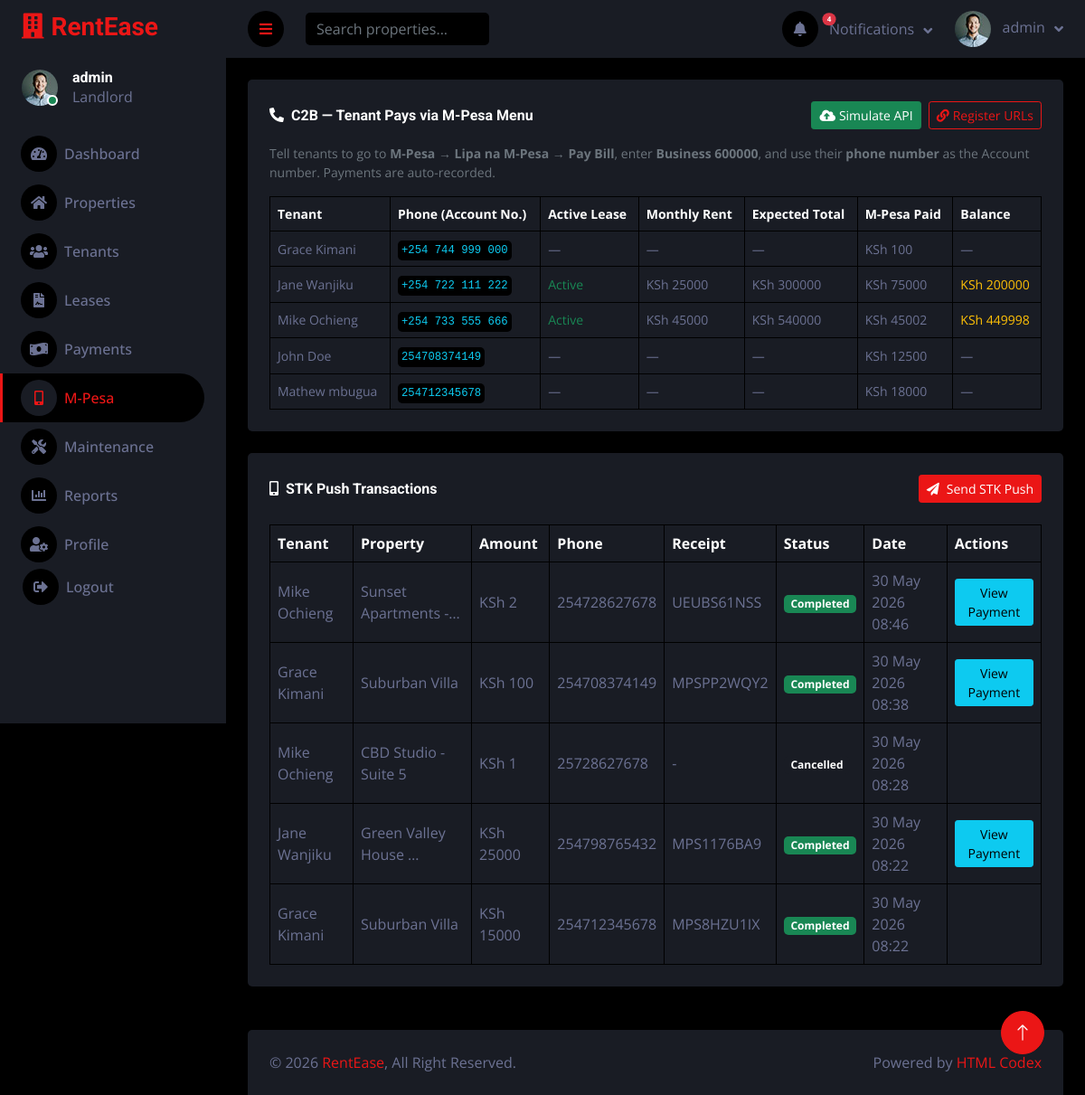
/mpesa/ (signed in), run on the app's committed database.
### core/models.py (models this page shows, shortened)
class Tenant(models.Model):
    STATUS_CHOICES = [
        ('active', 'Active'),
        ('inactive', 'Inactive'),
    ]
    name = models.CharField(max_length=200)
    email = models.EmailField(unique=True)
    phone = models.CharField(max_length=50)
    id_number = models.CharField(max_length=100, blank=True)
    emergency_contact = models.CharField(max_length=50, blank=True)
    emergency_name = models.CharField(max_length=200, blank=True)
    address = models.TextField(blank=True)
    occupation = models.CharField(max_length=200, blank=True)
    notes = models.TextField(blank=True)
    status = models.CharField(max_length=50, choices=STATUS_CHOICES, default='active')
    created_at = models.DateTimeField(auto_now_add=True)
    updated_at = models.DateTimeField(auto_now=True)
    class Meta:
        ordering = ['-created_at']

class MpesaTransaction(models.Model):
    STATUS_CHOICES = [
        ('pending', 'Pending'),
        ('completed', 'Completed'),
        ('failed', 'Failed'),
        ('cancelled', 'Cancelled'),
    ]
    tenant = models.ForeignKey(Tenant, on_delete=models.CASCADE, related_name='mpesa_transactions')
    property = models.ForeignKey(Property, on_delete=models.CASCADE, related_name='mpesa_transactions')
    lease = models.ForeignKey(Lease, on_delete=models.SET_NULL, null=True, blank=True, related_name='mpesa_transactions')
    amount = models.DecimalField(max_digits=12, decimal_places=2, validators=[MinValueValidator(0)])
    phone = models.CharField(max_length=15)
    payment_type = models.CharField(max_length=50, choices=Payment.PAYMENT_TYPES, default='rent')
    checkout_request_id = models.CharField(max_length=100, unique=True)
    mpesa_receipt_number = models.CharField(max_length=100, blank=True)
    result_code = models.IntegerField(null=True, blank=True)
    result_desc = models.CharField(max_length=255, blank=True, default='')
    status = models.CharField(max_length=50, choices=STATUS_CHOICES, default='pending')
    payment = models.OneToOneField(Payment, on_delete=models.SET_NULL, null=True, blank=True, related_name='mpesa_transaction')
    created_at = models.DateTimeField(auto_now_add=True)
    completed_at = models.DateTimeField(null=True, blank=True)
    class Meta:
        ordering = ['-created_at']
        verbose_name = 'M-Pesa Transaction'
        verbose_name_plural = 'M-Pesa Transactions'

class Property(models.Model):
    PROPERTY_TYPES = [
        ('Apartment', 'Apartment'),
        ('House', 'House'),
        ('Studio', 'Studio'),
        ('Villa', 'Villa'),
        ('Commercial', 'Commercial'),
        ('Other', 'Other'),
    ]
    STATUS_CHOICES = [
        ('occupied', 'Occupied'),
        ('vacant', 'Vacant'),
        ('under_maintenance', 'Under Maintenance'),
    ]
    name = models.CharField(max_length=200)
    property_type = models.CharField(max_length=50, choices=PROPERTY_TYPES, default='Apartment')
    address = models.TextField()
    bedrooms = models.IntegerField(default=1)
    bathrooms = models.IntegerField(default=1)
    size_sqft = models.IntegerField(default=0)
    rent_amount = models.DecimalField(max_digits=12, decimal_places=2, validators=[MinValueValidator(0)])
    deposit = models.DecimalField(max_digits=12, decimal_places=2, validators=[MinValueValidator(0)], default=0)
    status = models.CharField(max_length=50, choices=STATUS_CHOICES, default='vacant')
    description = models.TextField(blank=True)
    created_at = models.DateTimeField(auto_now_add=True)
    updated_at = models.DateTimeField(auto_now=True)
    class Meta:
        ordering = ['-created_at']
        verbose_name_plural = 'Properties'

### core/views.py (the view)
# urls.py: path('mpesa/', views.mpesa_list, name='mpesa_list'),
@login_required
def mpesa_list(request):
    transactions = MpesaTransaction.objects.all()
    tenants = Tenant.objects.annotate(
        _paid=Sum('payments__amount', filter=Q(payments__status='paid')),
        total_paid_c2b=Sum('payments__amount', filter=Q(payments__method='M-Pesa', payments__status='paid')),
        lease_count=Count('leases', filter=Q(leases__status='active')),
    ).prefetch_related(
        models.Prefetch('leases', queryset=Lease.objects.filter(status='active'), to_attr='active_leases')
    )
    for t in tenants:
        t.total_paid = t._paid or 0
        t.monthly_rent = sum(l.rent_amount for l in t.active_leases)
        t.total_owed = sum(l.expected_total_rent() for l in t.active_leases)
        t.balance = t.total_owed - t.total_paid
    return render(request, 'core/mpesa/list.html', {
        'transactions': transactions,
        'tenants': tenants,
        'c2b_shortcode': settings.DARAJA_C2B_SHORTCODE,
    })

### core/templates/core/mpesa/list.html (shortened to what this page needs)
{% extends 'core/base.html' %}
{% block content %}
<div class="container-fluid pt-4 px-4">
    <div class="bg-secondary rounded p-4 mb-4">
        <div class="d-flex align-items-center justify-content-between mb-3">
            <h6 class="mb-0"><i class="fa fa-phone-alt me-2"></i>C2B — Tenant Pays via M-Pesa Menu</h6>
            <div class="d-flex gap-2">
                <a href="{% url 'mpesa_c2b_simulate_api' %}" class="btn btn-success btn-sm">
                    <i class="fa fa-cloud-upload-alt me-1"></i>Simulate API
                </a>
                <a href="{% url 'mpesa_c2b_register' %}" class="btn btn-outline-primary btn-sm"
                   onclick="return confirm('Register URLs with Safaricom sandbox?')">
                    <i class="fa fa-link me-1"></i>Register URLs
                </a>
            </div>
        </div>
        <p class="text-muted small mb-3">
            Tell tenants to go to <strong>M-Pesa → Lipa na M-Pesa → Pay Bill</strong>,
            enter <strong>Business {{ c2b_shortcode }}</strong>, and use their <strong>phone number</strong> as the Account number.
            Payments are auto-recorded.
        </p>
        <div class="table-responsive">
            <table class="table text-start align-middle table-bordered table-hover mb-0 small">
                <thead>
                    <tr class="text-white">
                        <th>Tenant</th>
                        <th>Phone (Account No.)</th>
                        <th>Active Lease</th>
                        <th>Monthly Rent</th>
                        <th>Expected Total</th>
                        <th>M-Pesa Paid</th>
                        <th>Balance</th>
                    </tr>
                </thead>
                <tbody>
                    {% for t in tenants %}
                    <tr>
                        <td>{{ t.name }}</td>
                        <td><code class="text-info bg-dark p-1 rounded">{{ t.phone }}</code></td>
                        <td>{% if t.lease_count %}<span class="text-success">Active{% else %}—{% endif %}</td>
                        <td>{% if t.monthly_rent %}KSh {{ t.monthly_rent|floatformat:0 }}{% else %}—{% endif %}</td>
                        <td>{% if t.total_owed %}KSh {{ t.total_owed|floatformat:0 }}{% else %}—{% endif %}</td>
                        <td>{% if t.total_paid_c2b %}KSh {{ t.total_paid_c2b|floatformat:0 }}{% else %}—{% endif %}</td>
                        <td>
                            {% if t.total_owed %}
                                {% if t.balance > 0 %}
                                    <span class="text-warning">KSh {{ t.balance|floatformat:0 }}</span>
                                {% elif t.balance == 0 %}
                                    <span class="text-success">KSh 0</span>
                                {% else %}
                                    <span class="text-info">KSh {{ t.balance|floatformat:0 }}</span>
                                {% endif %}
                            {% else %}—{% endif %}
                        </td>
                    </tr>
                    {% empty %}
                    <tr><td colspan="7" class="text-muted">No active tenants</td></tr>
                    {% endfor %}
                </tbody>
            </table>
        </div>
    </div>
</div>
<div class="container-fluid px-4 pb-4">
    <div class="bg-secondary text-center rounded p-4">
        <div class="d-flex align-items-center justify-content-between mb-4">
            <h6 class="mb-0"><i class="fa fa-mobile-alt me-2"></i>STK Push Transactions</h6>
            <a href="{% url 'mpesa_initiate' %}" class="btn btn-primary btn-sm"><i class="fa fa-paper-plane me-2"></i>Send STK Push</a>
        </div>
        <div class="table-responsive">
            <table class="table text-start align-middle table-bordered table-hover mb-0">
                <thead>
                    <tr class="text-white">
                        <th>Tenant</th>
                        <th>Property</th>
                        <th>Amount</th>
                        <th>Phone</th>
                        <th>Receipt</th>
                        <th>Status</th>
                        <th>Date</th>
                        <th>Actions</th>
                    </tr>
                </thead>
                <tbody>
                    {% for t in transactions %}
                    <tr>
                        <td>{{ t.tenant.name }}</td>
                        <td>{{ t.property.name|truncatechars:20 }}</td>
                        <td>KSh {{ t.amount|floatformat:0 }}</td>
                        <td>{{ t.phone }}</td>
                        <td>{{ t.mpesa_receipt_number|default:'-' }}</td>
                        <td>
                            {% if t.status == 'pending' %}
                                <span class="badge bg-warning text-dark">Pending</span>
                            {% elif t.status == 'completed' %}
                                <span class="badge bg-success">Completed</span>
                            {% elif t.status == 'failed' %}
                                <span class="badge bg-danger">Failed</span>
                            {% elif t.status == 'cancelled' %}
                                <span class="badge bg-secondary">Cancelled</span>
                            {% endif %}
                        </td>
                        <td>{{ t.created_at|date:"d M Y H:i" }}</td>
                        <td>
                            {% if t.status == 'pending' %}
                                <a class="btn btn-sm btn-success" href="{% url 'mpesa_confirm' t.pk %}"><i class="fa fa-check"></i></a>
                                <a class="btn btn-sm btn-danger" href="{% url 'mpesa_fail' t.pk %}" onclick="return confirm('Mark as failed?')"><i class="fa fa-times"></i></a>
                                <a class="btn btn-sm btn-secondary" href="{% url 'mpesa_cancel' t.pk %}" onclick="return confirm('Cancel this transaction?')"><i class="fa fa-ban"></i></a>
                            {% elif t.status == 'completed' and t.payment %}
                                <a class="btn btn-sm btn-info" href="{% url 'payment_edit' t.payment.pk %}">View Payment</a>
                            {% endif %}
                        </td>
                    </tr>
                    {% empty %}
                    <tr><td colspan="8" class="text-muted">No STK Push transactions yet</td></tr>
                    {% endfor %}
                </tbody>
            </table>
        </div>
    </div>
</div>
{% endblock %}

### core/templates/core/sidebar.html (shortened to what this page needs)
{% load static %}
<div class="sidebar pe-4 pb-3">
    <nav class="navbar bg-secondary navbar-dark">
        <a href="{% url 'dashboard' %}" class="navbar-brand mx-4 mb-3">
            <h3 class="text-primary"><i class="fa fa-building me-2"></i>RentEase</h3>
        </a>
        <div class="d-flex align-items-center ms-4 mb-4">
            <div class="position-relative">
                <img class="rounded-circle" src="{% static 'core/img/user.jpg' %}" alt="" style="width: 40px; height: 40px;">
                <div class="bg-success rounded-circle border border-2 border-white position-absolute end-0 bottom-0 p-1"></div>
            </div>
            <div class="ms-3">
                <h6 class="mb-0">{{ user.get_full_name|default:user.username }}</h6>
                <span>Landlord</span>
            </div>
        </div>
        <div class="navbar-nav w-100">
            <a href="{% url 'dashboard' %}" class="nav-item nav-link {% if request.resolver_match.url_name == 'dashboard' %}active{% endif %}">
                <i class="fa fa-tachometer-alt me-2"></i>Dashboard
            </a>
            <a href="{% url 'property_list' %}" class="nav-item nav-link {% if 'property' in request.resolver_match.url_name %}active{% endif %}">
                <i class="fa fa-home me-2"></i>Properties
            </a>
            <a href="{% url 'tenant_list' %}" class="nav-item nav-link {% if 'tenant' in request.resolver_match.url_name %}active{% endif %}">
                <i class="fa fa-users me-2"></i>Tenants
            </a>
            <a href="{% url 'lease_list' %}" class="nav-item nav-link {% if 'lease' in request.resolver_match.url_name %}active{% endif %}">
                <i class="fa fa-file-contract me-2"></i>Leases
            </a>
            <a href="{% url 'payment_list' %}" class="nav-item nav-link {% if 'payment' in request.resolver_match.url_name %}active{% endif %}">
                <i class="fa fa-money-bill-wave me-2"></i>Payments
            </a>
            <a href="{% url 'mpesa_list' %}" class="nav-item nav-link {% if 'mpesa' in request.resolver_match.url_name %}active{% endif %}">
                <i class="fa fa-mobile-alt me-2"></i>M-Pesa
            </a>
            <a href="{% url 'maintenance_list' %}" class="nav-item nav-link {% if 'maintenance' in request.resolver_match.url_name %}active{% endif %}">
                <i class="fa fa-tools me-2"></i>Maintenance
            </a>
            <a href="{% url 'reports' %}" class="nav-item nav-link {% if request.resolver_match.url_name == 'reports' %}active{% endif %}">
                <i class="fa fa-chart-bar me-2"></i>Reports
            </a>
            <a href="{% url 'profile' %}" class="nav-item nav-link {% if request.resolver_match.url_name == 'profile' %}active{% endif %}">
                <i class="fa fa-user-cog me-2"></i>Profile
            </a>
            <form action="{% url 'logout' %}" method="post" class="d-inline">
                <button type="submit" class="nav-item nav-link btn btn-link text-start border-0 w-100" style="padding: 0 25px;">
                    <i class="fa fa-sign-out-alt me-2"></i>Logout
                </button>
            </form>
        </div>
    </nav>
</div>

### core/templates/core/navbar.html (shortened to what this page needs)
{% load static %}
<nav class="navbar navbar-expand bg-secondary navbar-dark sticky-top px-4 py-0">
    <a href="#" class="sidebar-toggler flex-shrink-0">
        <i class="fa fa-bars"></i>
    </a>
    <form class="d-none d-md-flex ms-4" method="GET" action="{% url 'property_list' %}">
        <input class="form-control bg-dark border-0" type="search" name="q" placeholder="Search properties...">
    </form>
    <div class="navbar-nav align-items-center ms-auto">
        <div class="nav-item dropdown">
            <a href="#" class="nav-link dropdown-toggle" data-bs-toggle="dropdown">
                <span class="position-relative">
                    <i class="fa fa-bell me-lg-2"></i>
                    {% if notif_total > 0 %}
                    <span class="position-absolute top-0 start-100 translate-middle badge rounded-pill bg-danger" style="font-size: 8px;">{{ notif_total }}</span>
                    {% endif %}
                </span>
                <span class="d-none d-lg-inline-flex">Notifications</span>
            </a>
        </div>
        <div class="nav-item dropdown">
            <a href="#" class="nav-link dropdown-toggle" data-bs-toggle="dropdown">
                <img class="rounded-circle me-lg-2" src="{% static 'core/img/user.jpg' %}" alt="" style="width: 40px; height: 40px;">
                <span class="d-none d-lg-inline-flex">{{ user.get_full_name|default:user.username }}</span>
            </a>
        </div>
    </div>
</nav>

### data on the page
Tenant: name "Grace Kimani", phone "+254 744 999 000", total_paid_c2b "100"
Tenant: name "Jane Wanjiku", phone "+254 722 111 222", shows "Active", monthly_rent "25000", total_owed "300000", total_paid_c2b "75000", balance "200000"
Tenant: name "Mike Ochieng", phone "+254 733 555 666", shows "Active", monthly_rent "45000", total_owed "540000", total_paid_c2b "45002", balance "449998"
Tenant: name "John Doe", phone "254708374149", total_paid_c2b "12500"
Tenant: name "Mathew mbugua", phone "254712345678", total_paid_c2b "18000"
MpesaTransaction: tenant.name "Mike Ochieng", property.name "Sunset Apartments -…", amount "2", phone "254728627678", mpesa_receipt_number "UEUBS61NSS", status "Completed", created_at "30 May 2026 08:46"
MpesaTransaction: tenant.name "Grace Kimani", property.name "Suburban Villa", amount "100", phone "254708374149", mpesa_receipt_number "MPSPP2WQY2", status "Completed", created_at "30 May 2026 08:38"
MpesaTransaction: tenant.name "Mike Ochieng", property.name "CBD Studio - Suite 5", amount "1", phone "25728627678", mpesa_receipt_number "-", status "Cancelled", created_at "30 May 2026 08:28"
MpesaTransaction: tenant.name "Jane Wanjiku", property.name "Green Valley House …", amount "25000", phone "254798765432", mpesa_receipt_number "MPS1176BA9", status "Completed", created_at "30 May 2026 08:22"
MpesaTransaction: tenant.name "Grace Kimani", property.name "Suburban Villa", amount "15000", phone "254712345678", mpesa_receipt_number "MPS8HZU1IX", status "Completed", created_at "30 May 2026 08:22"

### other printed values
{{ user.get_full_name|default:user.username }} "admin"
{{ notif_total }} "4"
{{ c2b_shortcode }} "600000"
